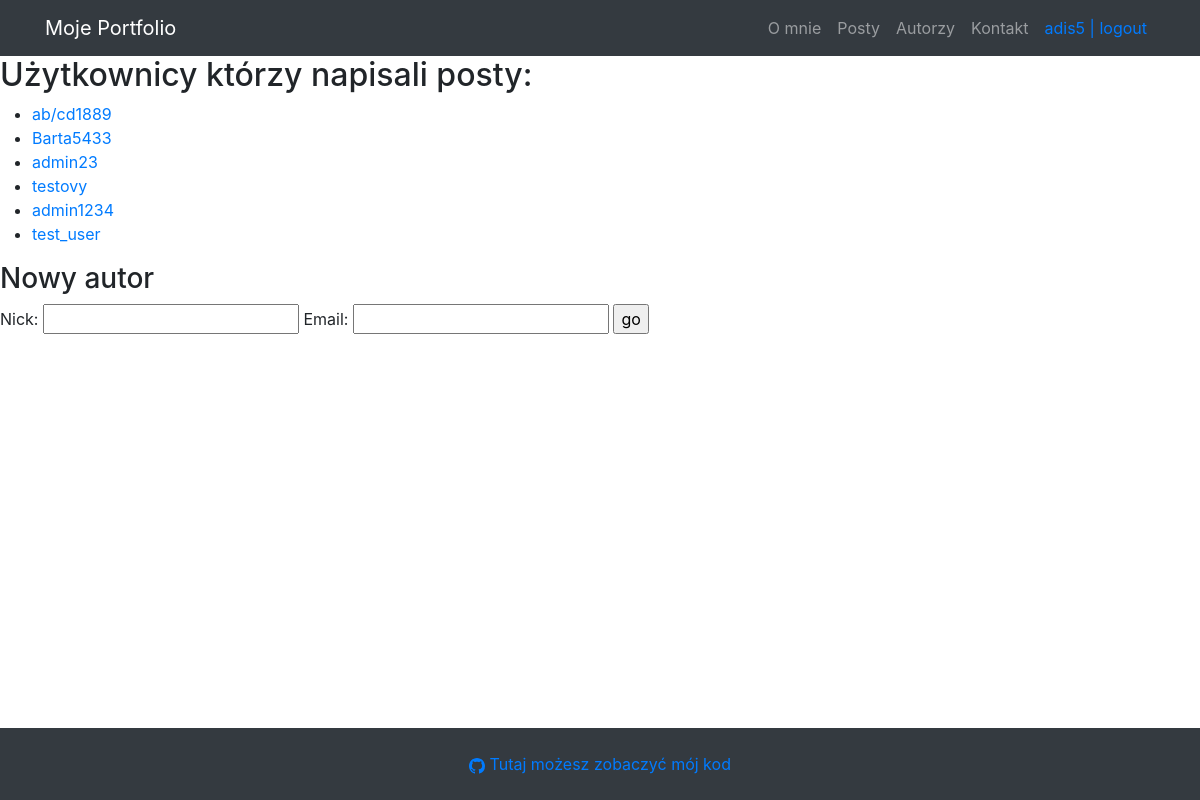
Before: /authors/ (signed in) with the older database file.
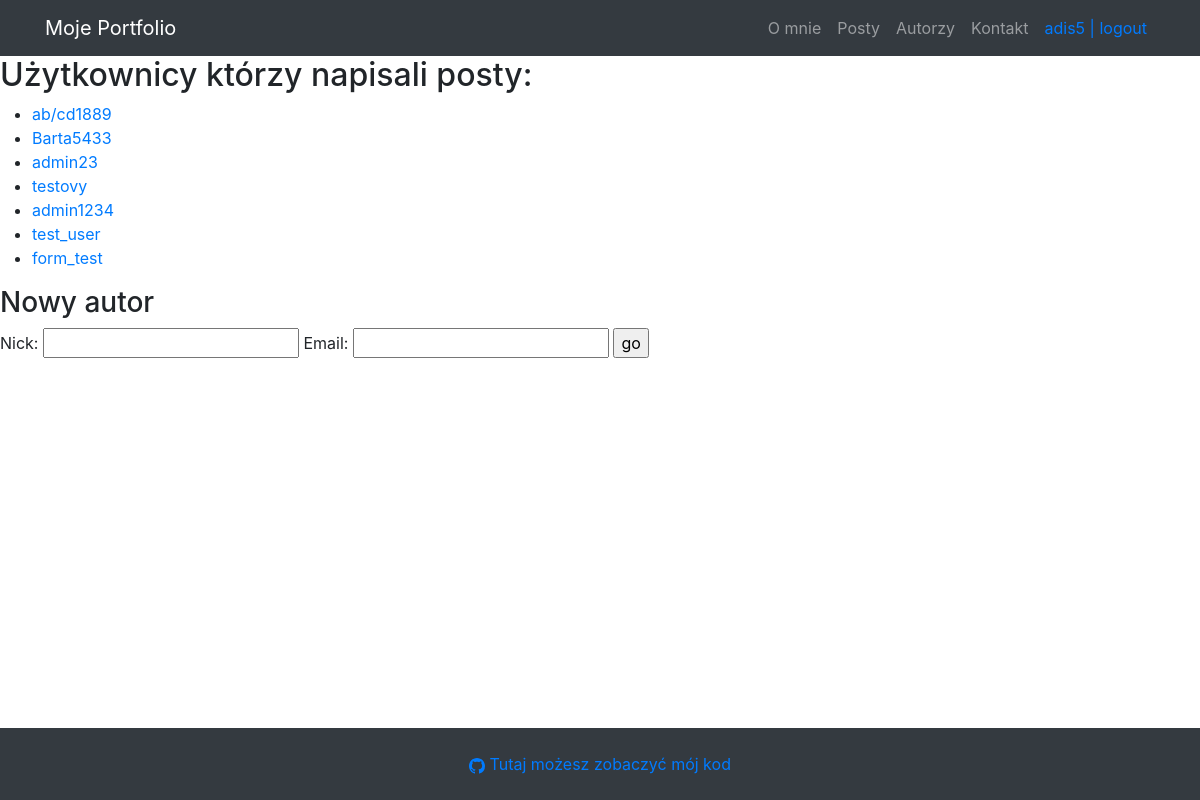
After: the same page with the newer database file.
### posts/models.py (models this page shows, shortened)
class Author(models.Model):
    nick = models.CharField(max_length=20, unique=True)
    email = models.EmailField(max_length=40, unique=True)

### posts/views.py (the view, shortened to what this page needs)
# urls.py: path('authors/', authors_list, name="authors_list"),
@login_required
def authors_list(request):
    authors = Author.objects.all()
    form = AuthorForm()
    return render(
        request=request,
        template_name="posts/author_list.html",
        context = {
            "authors": authors,
            "form": form,
                   }
    )

### posts/forms.py (shortened to what this page needs)
class AuthorForm(forms.ModelForm):
    class Meta:
        model = Author
        fields = ["nick", "email"]

### posts/templates/posts/author_list.html (shortened to what this page needs)
{% extends "main.html" %}
{% block content %}
<nav class="navbar navbar-expand-lg navbar-dark bg-dark">
            <div class="container">
                <a class="navbar-brand" href="{% url "greetings" %}">Moje Portfolio</a>
                <div class="collapse navbar-collapse" id="navbarSupportedContent">
                    <ul class="navbar-nav ms-auto mb-2 mb-lg-0">
                        <li class="nav-item"><a class="nav-link" href="{% url 'about_me' %}">O mnie</a></li>
                        <li class="nav-item"><a class="nav-link" href="{% url 'posts_list' %}">Posty</a></li>
                        <li class="nav-item"><a class="nav-link" href="{% url 'authors_list' %}">Autorzy</a></li>
                        <li class="nav-item"><a class="nav-link" href="{% url 'contact' %}">Kontakt</a></li></li>
                         {% if user.is_authenticated %}
                       <li class="nav-link text-primary">
                           {{ user.username }} | <a href="{% url 'logout' %}">logout</a>
                       </li>
                        {% else %}
                       <li> class="nav-link" href="{% url 'login' %}">login</li>
                        {% endif %}
                    </ul>
                </div>
            </div>
        </nav>
         <h2>Użytkownicy którzy napisali posty:</h2>
    <ul>
       {% for a in authors %}
            <li><a href="{{ a.id }}/">{{ a.nick }}</a></li>
       {% endfor %}
   </ul>
            <h3>Nowy autor</h3>
        <form method="post">
               {{ form.as_table }}
            <input type="submit" value="go">
        </form>
{% endblock %}

Changed rows visible on the page:
added Author: nick "form_test"
